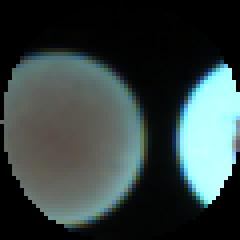
//> input picture filename.png, 60 x 60 px, given in place of yy.png, which was not available (shown 4 times larger)
$ ./09..   (built with g++ and OpenCV 4)
//> lines starting //> are read from the running program, lines starting //| are printed output that depends on the picture; after the words box and inside, x2 and y2 are one past the last pixel; in counts of white or black regions, pixels touching at a corner belong together; pictures that were not available may be replaced by others from this repository, and a replacement may not be noted
#include<opencv2\core\core.hpp>
#include<opencv2\highgui\highgui.hpp>
#include<opencv2\imgproc\imgproc.hpp>
#include<iostream>
#include<opencv2/imgcodecs.hpp>
#include<opencv2/highgui.hpp>
#include<opencv2/imgproc.hpp>
#include <thread>
#include <string>
#include <vector>
#include <opencv2/imgproc/imgproc.hpp>

using namespace cv;
using namespace std;

int main(int argc, char* argv[])
{
	//-----


	string path = "D://pp//yy.png";
	Mat img = imread(path);	//读文件
//> img is the input picture: 60 rows x 60 cols, CV_8UC3; mean B, G, R 65, 66, 53
	Mat imggray, imgblur, imgCanny, imgDil;	//定义图像变量


	cvtColor(img, imggray, COLOR_BGR2GRAY);
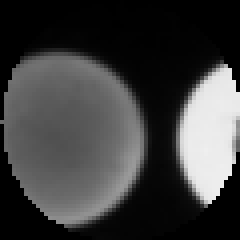
//> imggray: 60 rows x 60 cols, CV_8UC1 (shown 4 times larger); min 0, max 239, mean 62
	//↑转化灰度图像:1转化为2,模式为3（灰度）
	imshow("灰度", imggray);
	imwrite("D://桌面//3636.png", imggray);


	GaussianBlur(img, imgblur, Size(7, 7), 5, 0);
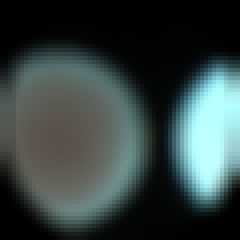
//> imgblur: 60 rows x 60 cols, CV_8UC3 (shown 4 times larger); mean B, G, R 65.7, 66.7, 53.5
	//↑高斯模糊:size(定义内核大小7*7),输出屏幕上的位置偏移->5,0(x,y)

	Canny(imgblur, imgCanny, 30, 100);
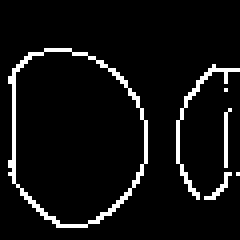
//> imgCanny: 60 rows x 60 cols, CV_8UC1 (shown 4 times larger); 6.4% white in thin lines or dots, all inside (x1, y1, x2, y2) = (2, 12, 60, 57)
	//↑坎尼边沿检测	  两个检测阈值(可更改,值越小边缘越多)


	namedWindow("原图", WINDOW_FREERATIO);
	namedWindow("坎尼边沿检测", WINDOW_FREERATIO);

	imshow("原图", img);
	imshow("坎尼边沿检测", imgCanny);

	Mat kernel = getStructuringElement(MORPH_RECT, Size(2, 2));
	//↑定义可使用膨胀(扩充/侵蚀)的内核  (数越小,扩充越多,只能用奇数)
	dilate(imgCanny, imgDil, kernel);
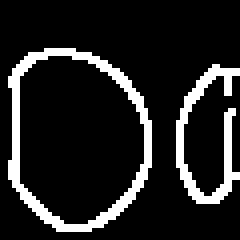
//> imgDil: 60 rows x 60 cols, CV_8UC1 (shown 4 times larger); 13.4% white in thin lines or dots, all inside (x1, y1, x2, y2) = (2, 12, 60, 58)
	//↑	边缘扩充
	imshow("边缘扩充", imgDil);

	std::vector<Vec3f> circles;//存储每个圆的位置信息
		//霍夫圆
	HoughCircles(imgCanny, circles, CV_HOUGH_GRADIENT, 1.8, 10, 20, 53, 18, 26);
//> circles = 1 circle (x, y, radius): [15.3, 33.3, 21.42]
	//
	for (size_t i = 0; i < circles.size(); i++)
	{
		Point center(cvRound(circles[i][0]), cvRound(circles[i][1]));
		int radius = cvRound(circles[i][2]);

		//绘制圆轮廓
		circle(img, center, radius, Scalar(155, 50, 255), 3, 8, 0);
		int R = img.at<Vec3b>(cvRound(circles[i][1]), cvRound(circles[i][0]))[2];//R
		int G = img.at<Vec3b>(cvRound(circles[i][1]), cvRound(circles[i][0]))[1];//G
		int B = img.at<Vec3b>(cvRound(circles[i][1]), cvRound(circles[i][0]))[0];//B
		std::cout << "圆的半径是" << radius << std::endl;
		std::cout << "圆的X是" << circles[i][0] << "圆的Y是" << circles[i][1] << std::endl;


		//Point center(circles[i][0], circles[i][1]);
		//int radius = 200;

		circle(img, center, radius, Scalar(0, 200, 100), 2, 8, 0);

		for (int x = 0; x < circles[i][0]; x++)
		{
			for (int y = 0; y < circles[i][1]; y++)
			{
				int temp = ((x - center.x) * (x - center.x) + (y - center.y) * (y - center.y));
				if (temp < (radius * radius))
				{
					img.at<Vec3b>(Point(x, y))[0] = img.at<Vec3b>(Point(x, y))[0];
					img.at<Vec3b>(Point(x, y))[1] = img.at<Vec3b>(Point(x, y))[1];
					img.at<Vec3b>(Point(x, y))[2] = img.at<Vec3b>(Point(x, y))[2];
				}
				else
				{
					img.at<Vec3b>(Point(x, y))[0] = img.at<Vec3b>(Point(x, y))[0];
					img.at<Vec3b>(Point(x, y))[1] = img.at<Vec3b>(Point(x, y))[1];
					img.at<Vec3b>(Point(x, y))[2] = img.at<Vec3b>(Point(x, y))[2];
				}
			}
		}

		imshow("image1", img);
		imshow("image2", img);

		while (uchar(waitKey() != 'q')) {}
		return 0;
	}


}


// [65 lines of commented-out code are left out]
